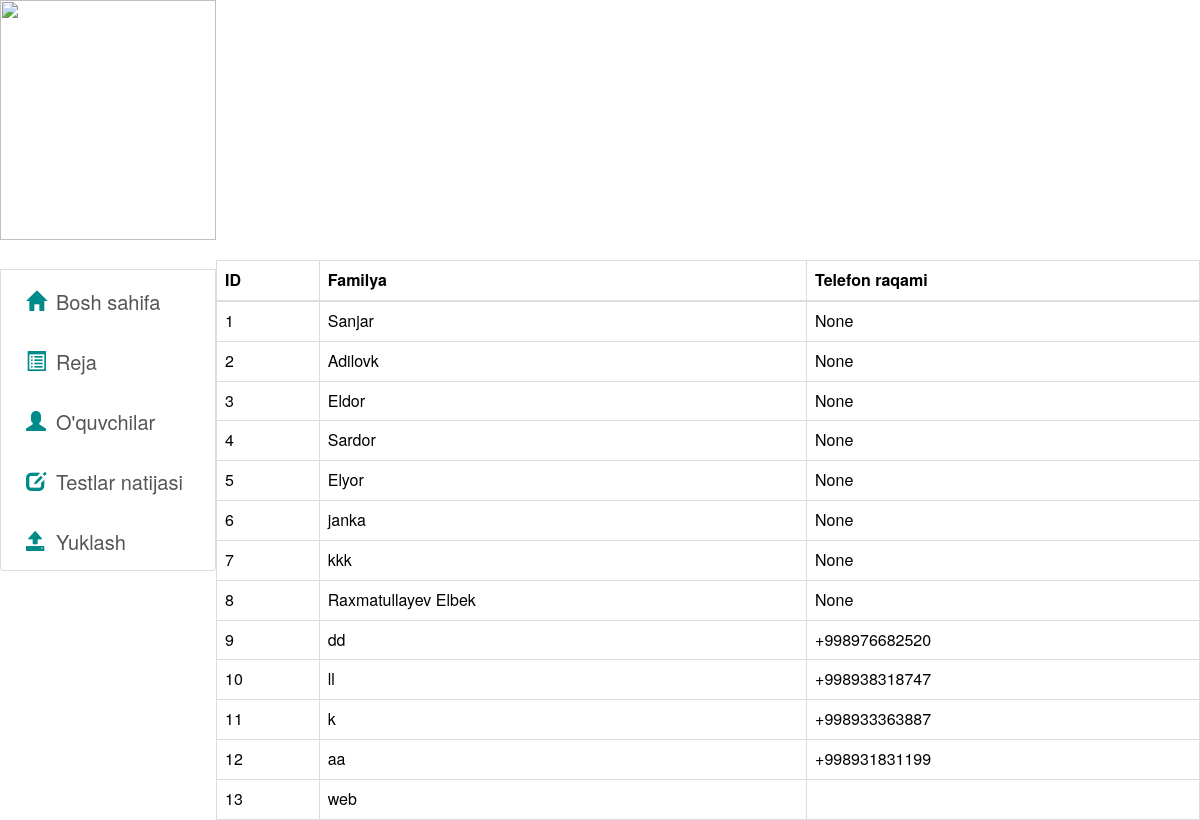
/students/, run on an earlier commit of the app's database.
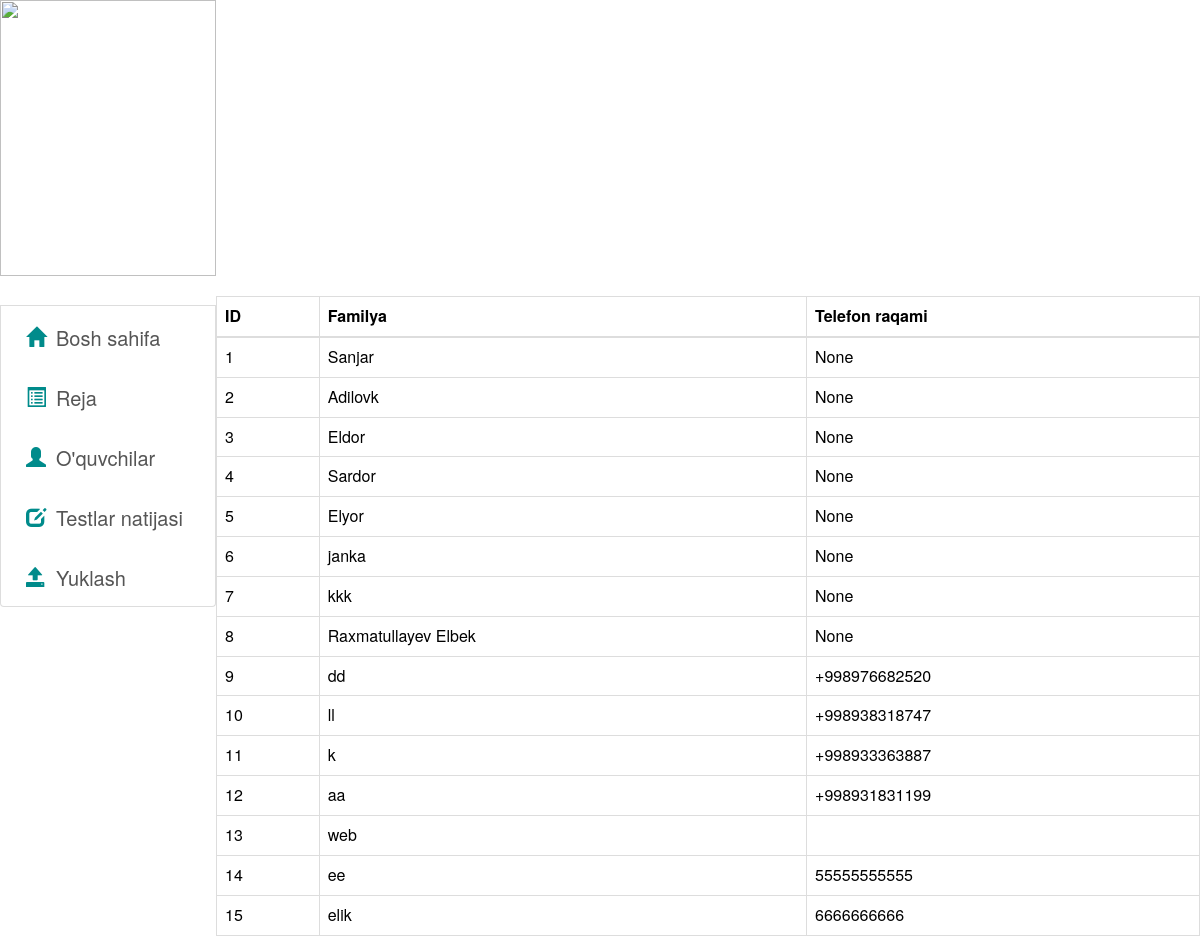
And on a later commit of the database.
### users/models.py (models this page shows, shortened)
class MyUser(AbstractBaseUser):
    username = models.CharField(
        verbose_name='username',
        max_length=150,
        unique=True,
    )
    phone_number = models.CharField(
        verbose_name='phone_number',
        max_length=150,
        unique=True,
        blank=True,
        null=True,
    )
    is_active = models.BooleanField(default=True)
    is_admin = models.BooleanField(default=False)
    is_superuser = models.BooleanField(default=False)
    objects = MyUserManager()
    USERNAME_FIELD = "username"
    REQUIRED_FIELDS = []

### polls/views.py (the view)
# urls.py: path('students/', students, name="students"),
def students(request):
    users = MyUser.objects.filter(is_admin=0).values('id', 'username', 'phone_number')
    return render(request, 'students.html', {'users': users})

### templates/students.html (shortened to what this page needs)
{% load static %}
<html lang="en">
<head>
    <link href="https://cdn.jsdelivr.net/npm/bootstrap@5.3.2/dist/css/bootstrap.min.css" rel="stylesheet">
    <link rel="stylesheet" href="https://maxcdn.bootstrapcdn.com/bootstrap/3.3.7/css/bootstrap.min.css">
</head>
<body>
    <form method="post">
        <div class="asosiy">
            <div class="left_1">
                <div class="tepa">
                    <img src="https://uzsmart.uz/news/img/4076.jpg" alt="">
                </div>
                <div class="past">
                    <div class="list-group" style="font-size: 20px;">
                        <br>
                        <a href="{% url 'super_user' %}" class="list-group-item list-group-item-action"><span class="glyphicon glyphicon-home" style="padding: 10px; color:darkcyan"></span>Bosh sahifa</a>
                        <a href="#" class="list-group-item list-group-item-action"><span class="glyphicon glyphicon-list-alt" style="padding: 10px; color:darkcyan"></span>Reja</a>
                        <a href="{% url 'students' %}" class="list-group-item list-group-item-action"><span class="glyphicon glyphicon-user" style="padding: 10px; color:darkcyan"></span>O'quvchilar</a>
                        <a href="#" class="list-group-item list-group-item-action"><span class="glyphicon glyphicon-edit" style="padding: 10px; color:darkcyan"></span>Testlar natijasi</a>
                        <a href="{% url 'uploads' %}" class="list-group-item list-group-item-action"><span class="glyphicon glyphicon-open" style="padding: 10px; color:darkcyan"></span>Yuklash</a>
                      </div>
                </div>
            </div>
            <div class="right_1">
                <div class="test_t">
                </div>
                <br>
                <div class="test_p">
                    <table class="table table-bordered">
                      <thead>
                        <tr>
                          <th scope="col">ID</th>
                            <th scope="col">Familya</th>
                            <th scope="col">Telefon raqami</th>
                        </tr>
                      </thead>
                      <tbody>
                        {% for new_user in users %}
                        <tr>
                          <td scope="row">{{ forloop.counter }}</td>
                          <td>{{ new_user.username }}</td>
                            <td>{{ new_user.phone_number }}</td>
                        </tr>
                        {% endfor %}
                      </tbody>
                    </table>
                </div>
            </div>
        </div>
    </form>
</body>
</html>

### templates/students.html (style rules this page uses)
.asosiy { display: flex; }
.left_1 { width: 18%; height: 100vh; }
.right_1 { width: 82%; height: 100vh; }
.tepa { width: 100%; height: 30%; }
.tepa img { width: 100%; height: 100%; }
.test_t { width: 100%; height: 30vh; }
.test_p { width: 100%; height: 70vh; overflow-y: scroll; }

What changed in the data, as far as the page shows it:
added MyUser: username "ee", phone_number "55555555555"
added MyUser: username "elik", phone_number "6666666666"
